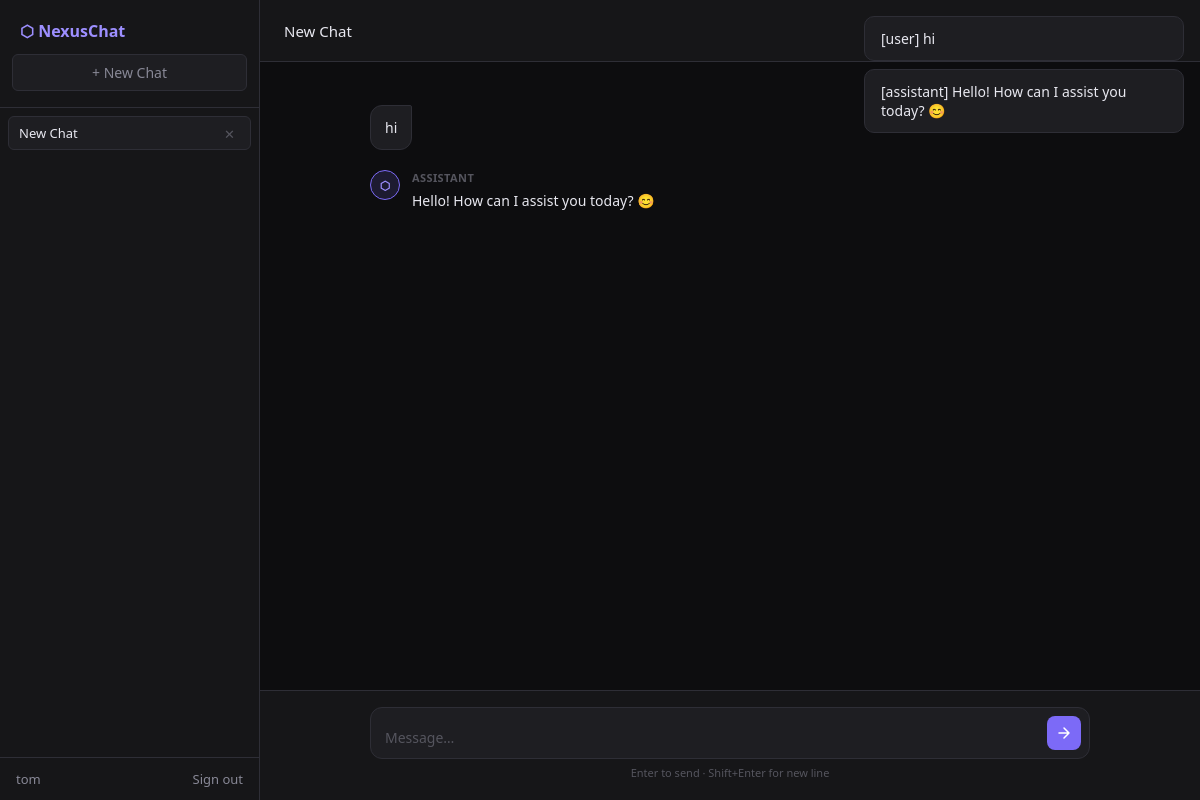
The page /1/ (signed in) on the database its author committed.
### chat/models.py (models this page shows, shortened)
class Message(models.Model):
    class Role(models.TextChoices):
        USER = 'user', 'User'
        ASSISTANT = 'assistant', 'Assistant'
        SYSTEM = 'system', 'System'
    conversation = models.ForeignKey(Conversation, on_delete=models.CASCADE, related_name='messages')
    role = models.CharField(max_length=10, choices=Role.choices)
    content = models.TextField()
    created_at = models.DateTimeField(auto_now_add=True)
    class Meta:
        ordering = ['created_at']
    def __str__(self):
        return f"[{self.role}] {self.content[:60]}"

class Conversation(models.Model):
    user = models.ForeignKey(User, on_delete=models.CASCADE, related_name='conversations', null=True, blank=True)
    session_key = models.CharField(max_length=40, blank=True, null=True)
    provider = models.ForeignKey(User, on_delete=models.CASCADE, related_name='hosted_conversations', null=True, blank=True)
    title = models.CharField(max_length=255, default='New Chat')
    system_prompt = models.TextField(blank=True, default='You are a helpful assistant.')
    created_at = models.DateTimeField(auto_now_add=True)
    updated_at = models.DateTimeField(auto_now=True)
    class Meta:
        ordering = ['-updated_at']
    def get_api_config(self):
        user = self.provider or self.user
        while user is not None:
            config = APIConfiguration.objects.filter(
                owner=user, is_default=True, is_active=True
            ).first()
            if config:
                return config
            user = user.parent
        return None

### accounts/models.py (models this page shows, shortened)
class User(AbstractUser):
    class Tier(models.TextChoices):
        A = 'A', 'Super Admin'
        B = 'B', 'Provider'
        C = 'C', 'End User'
    tier   = models.CharField(max_length=1, choices=Tier.choices, default=Tier.C)
    parent = models.ForeignKey(
        'self', null=True, blank=True,
        on_delete=models.SET_NULL,
        related_name='children',
    )
    slug = models.SlugField(unique=True, blank=True)

### chat/views.py (the view)
# urls.py: path('<int:pk>/', views.ConversationView.as_view(), name='conversation'),
class ConversationView(LoginRequiredMixin, View):
    def get(self, request, pk):
        conversation = get_object_or_404(Conversation, pk=pk, user=request.user)
        conversations = Conversation.objects.filter(user=request.user)
        messages = conversation.messages.all()
        api_config = conversation.get_api_config()
        return render(request, 'chat/conversation.html', {
            'conversation': conversation,
            'conversations': conversations,
            'messages': messages,
            'has_api_key': api_config is not None,
            'api_config': api_config,
        })

### templates/chat/conversation.html (shortened to what this page needs)
{% extends "base.html" %}
{% block body %}
<div class="layout">
  <aside class="sidebar">
    <div class="sidebar-top">
      <div class="logo">⬡ NexusChat</div>
      <a href="{% url 'new_conversation' %}" class="btn new-btn">+ New Chat</a>
    </div>
    <div class="conv-list">
      {% for conv in conversations %}
      <div class="conv-item {% if conv.pk == conversation.pk %}active{% endif %}">
        <a href="{% url 'conversation' conv.pk %}" class="conv-title">{{ conv.title }}</a>
        <form method="post" action="{% url 'delete_conversation' conv.pk %}" style="margin:0"
              onsubmit="return confirm('Delete this conversation?')">
          <button type="submit" class="del-btn" title="Delete">✕</button>
        </form>
      </div>
      {% endfor %}
    </div>
    <div class="sidebar-footer">
      <span>{{ request.user.username }}</span>
      <form method="post" action="{% url 'logout' %}" style="margin:0">
        <button type="submit" class="logout-btn">Sign out</button>
      </form>
    </div>
  </aside>
  <div class="chat-main">
    <div class="chat-header">
      <div class="chat-header-title">{{ conversation.title }}</div>
      {% if has_api_key %}
        <span class="api-pill ok">● {{ api_config.model_name }}</span>
      {% else %}
        <span class="api-pill missing">⚠ No API key</span>
      {% endif %}
      <form method="post" action="{% url 'delete_conversation' conversation.pk %}" style="margin:0"
            onsubmit="return confirm('Delete this conversation? This cannot be undone.')">
        <button type="submit" class="header-del-btn">🗑 Delete chat</button>
      </form>
    </div>
    <div class="messages-area" id="messagesArea">
      {% for msg in messages %}
      <div class="msg-wrap {{ msg.role }}">
        <div class="avatar {{ msg.role }}">{% if msg.role == 'assistant' %}⬡{% else %}{{ request.user.username|first|upper }}{% endif %}</div>
        <div class="msg-body">
          <div class="msg-role">{{ msg.role }}</div>
          <div class="msg-content">{{ msg.content }}</div>
        </div>
      </div>
      {% endfor %}
    </div>
    <div class="input-area">
      <div class="input-wrap">
        <textarea id="msg-input" placeholder="Message…" rows="1" {% if not has_api_key %}disabled{% endif %}></textarea>
        <button class="send-btn" id="sendBtn" {% if not has_api_key %}disabled{% endif %}>
          <svg width="14" height="14" viewBox="0 0 14 14" fill="none"><path d="M2 7h10M7 2l5 5-5 5" stroke="white" stroke-width="1.5" stroke-linecap="round" stroke-linejoin="round"/></svg>
        </button>
      </div>
      <div class="input-hint">Enter to send · Shift+Enter for new line</div>
    </div>
  </div>
</div>
{% endblock %}

### templates/base.html (shortened to what this page needs)
<!doctype html>
<html lang="en">
  <head>
  </head>
  <body>
    {% if messages %}
    <div class="messages-flash">
      {% for message in messages %}
      <div class="flash {{ message.tags }}">{{ message }}</div>
      {% endfor %}
    </div>
    {% endif %} {% block body %}{% endblock %}
  </body>
</html>

### templates/base.html (style rules this page uses)
*, *::before, *::after { box-sizing: border-box; margin: 0; padding: 0; }
:root { --bg: #0d0d0f; --surface: #161618; --surface2: #1e1e22; --border: #2e2e36; --text: #e8e8f0; --text-muted: #888896; --text-dim: #55555e; --accent: #7c6af7; --accent-light: #9d8fff; --accent-glow: rgba(124, 106, 247, 0.15); --green: #4ade80; --red: #f87171; --sidebar-w: 260px; --radius: 10px; --radius-sm: 6px; }
html, body { height: 100%; font-family: system-ui, sans-serif; background: var(--bg); color: var(--text); font-size: 15px; }
a { color: var(--accent-light); text-decoration: none; }
button, .btn { cursor: pointer; font-family: inherit; font-size: 14px; font-weight: 500; border: none; border-radius: var(--radius-sm); padding: 8px 16px; transition: all 0.2s; display: inline-flex; align-items: center; gap: 6px; }
input, textarea { font-family: inherit; background: var(--surface2); border: 1px solid var(--border); color: var(--text); border-radius: var(--radius-sm); padding: 8px 12px; font-size: 14px; outline: none; transition: border-color 0.2s; width: 100%; }
.messages-flash { position: fixed; top: 16px; right: 16px; z-index: 1000; display: flex; flex-direction: column; gap: 8px; }
.flash { background: var(--surface2); border: 1px solid var(--border); border-radius: var(--radius); padding: 12px 16px; font-size: 14px; max-width: 320px; }

### rows shown on the page
Message: role+content "[user] hi", content "hi"
Message: role+content "[assistant] Hello! How can I assist you today? 😊", role "ASSISTANT", content "Hello! How can I assist you today? 😊"
Conversation: title "New Chat"
User: user.username "tom"
